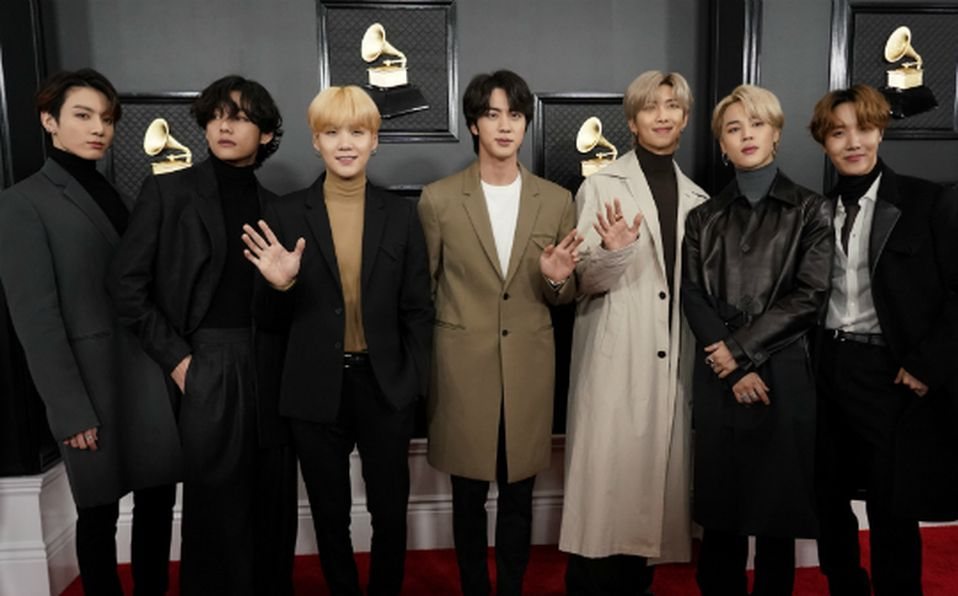
#> input picture Reconocimiento Facial/bts.jpg, 958 x 596 px
$ python DetectarRostro.py
#> lines starting #> are read from the running program, lines starting #| are printed output that depends on the picture; after the words box and inside, x2 and y2 are one past the last pixel; in counts of white or black regions, pixels touching at a corner belong together
import cv2
import numpy as np

faceClassif = cv2.CascadeClassifier('haarcascade_frontalface_default.xml')

image=cv2.imread('bts.jpg')
#> image is the input picture: shape (596, 958, 3); mean B, G, R 48.4, 53.5, 59.9
gray = cv2.cvtColor(image, cv2.COLOR_BGR2GRAY)
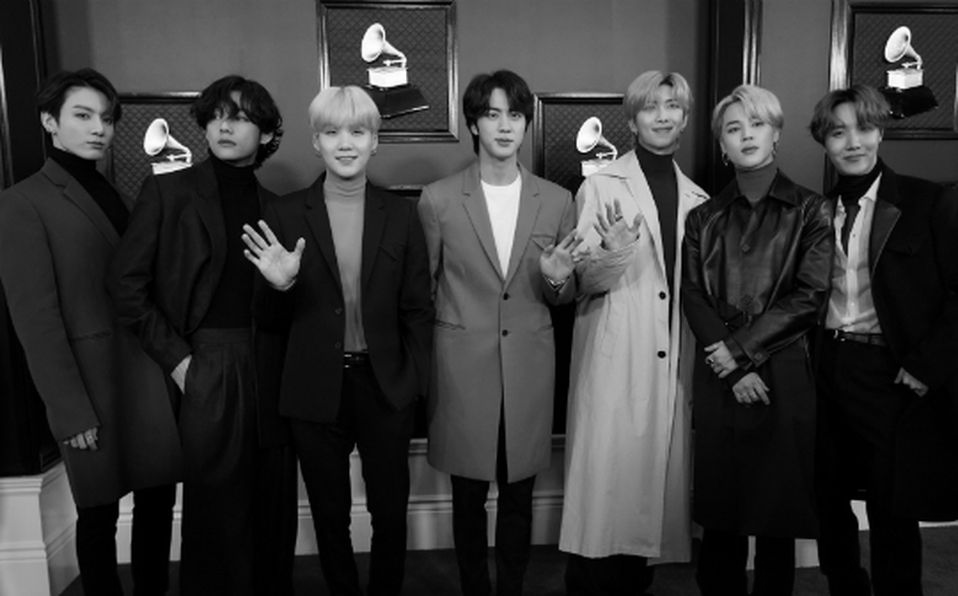
#> gray: shape (596, 958); min 0, max 254, mean 54.8

faces= faceClassif.detectMultiScale(image,
	scaleFactor=1.1,
	minNeighbors=8,
	minSize=(40,40),
	maxSize=(250,250))
#> faces = [[473, 93, 61, 61], [632, 83, 61, 61], [197, 96, 60, 60], [57, 88, 71, 71], [710, 97, 71, 71], [818, 104, 70, 70], [302, 97, 85, 85]]

for (x,y,w,h) in faces:
	cv2.rectangle(image,(x,y),(x+w,y+h),(0,255,0),2)
#> this loop made 7 passes
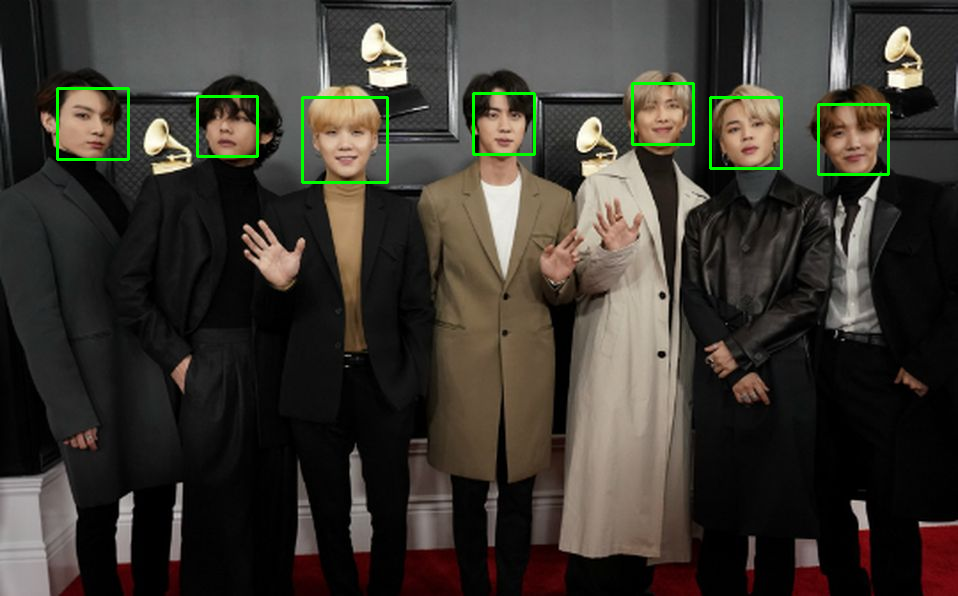
#> image: shape (596, 958, 3); 1% of pixels changed, all inside (x1, y1, x2, y2) = (56, 82, 890, 184)


cv2.imshow('image',image)
cv2.waitKey(0)
cv2.destroyAllWindows()

$ run again, with Reconocimiento Facial/kianu.jpg copied over Reconocimiento Facial/bts.jpg
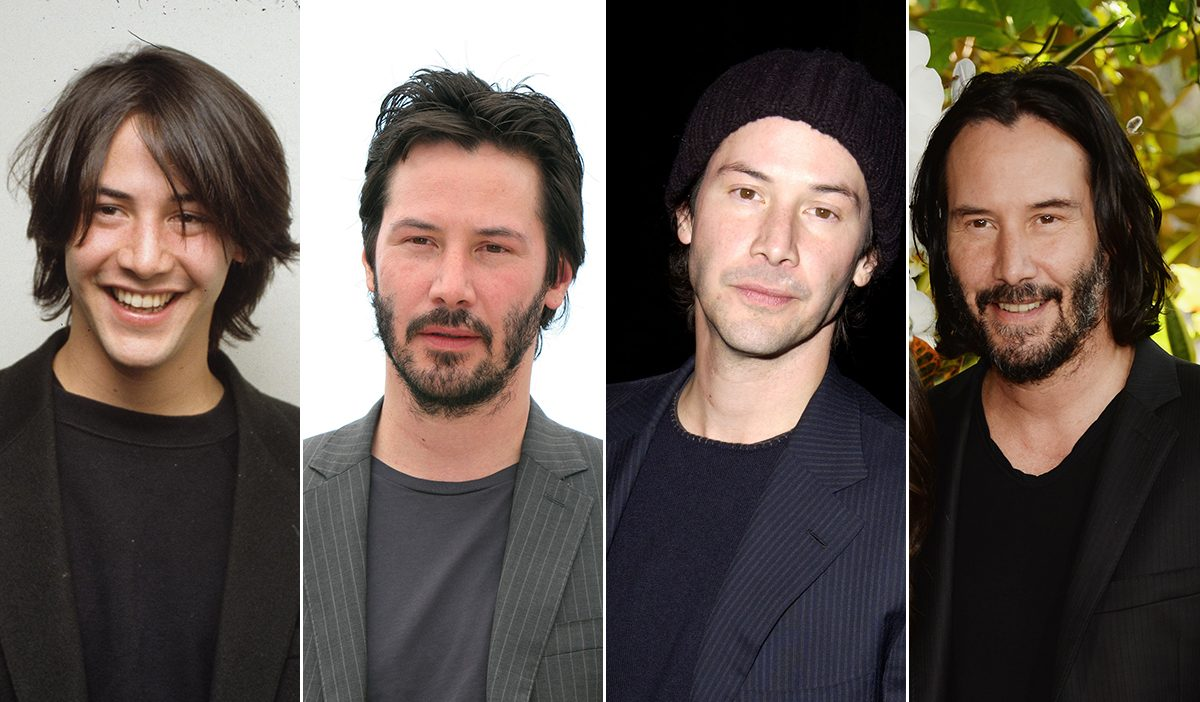
#> input picture Reconocimiento Facial/kianu.jpg, 1200 x 702 px
#> image is the input picture: shape (702, 1200, 3); mean B, G, R 82, 89.2, 100.4
#> `gray = cv2.cvtColor(image, cv2.COLOR_BGR2GRAY)`:
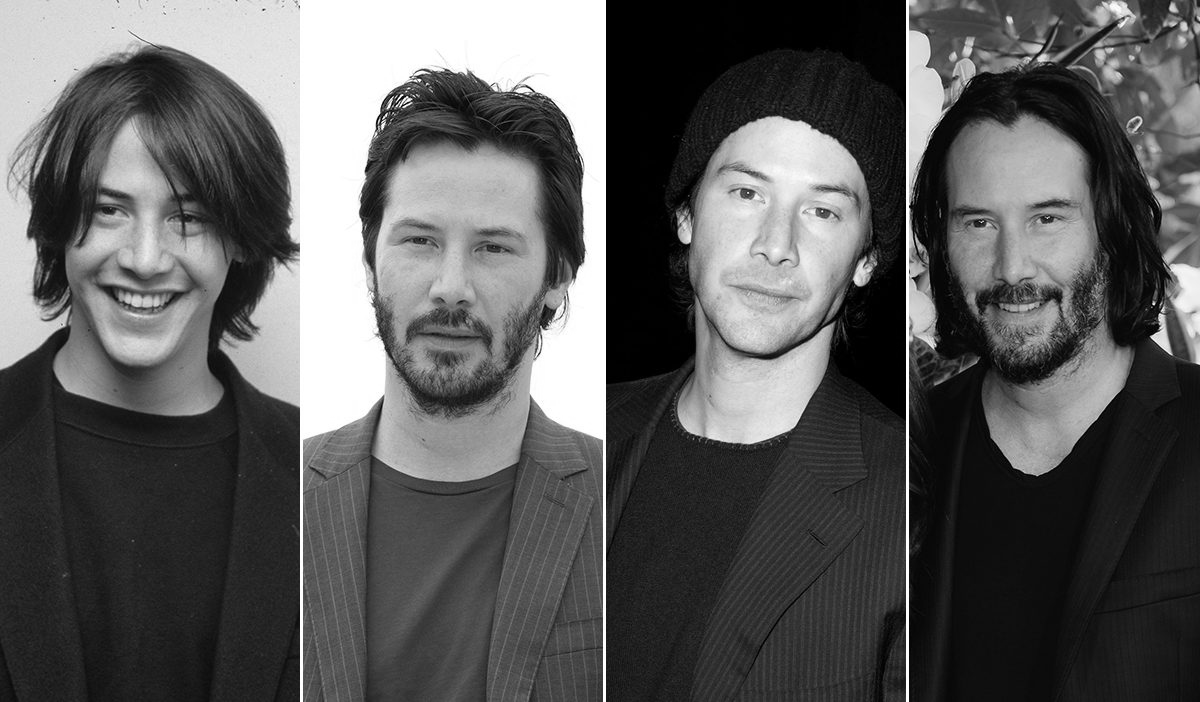
#> gray: shape (702, 1200); min 0, max 255, mean 91.7
#> faces = [[916, 142, 199, 199], [689, 126, 195, 195], [353, 166, 203, 203], [39, 136, 212, 212]]
#> the loop `for (x,y,w,h) in faces:` made 4 passes
#> after the loop `for (x,y,w,h) in faces:`:
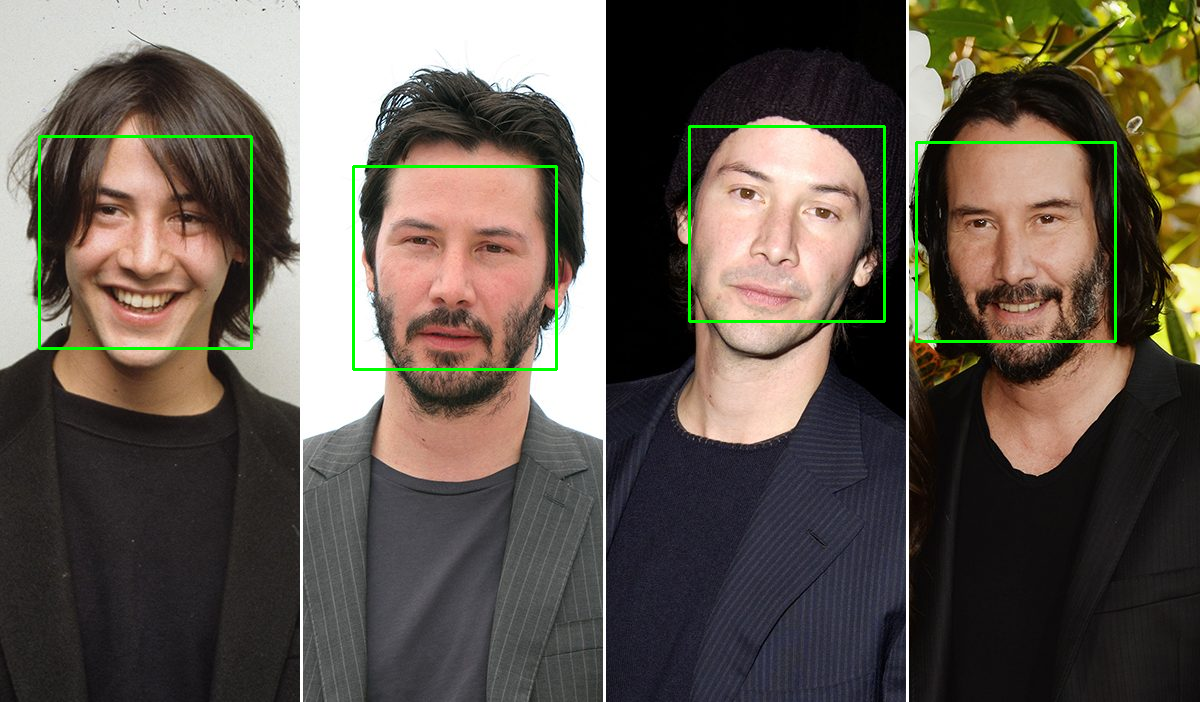
#> image: shape (702, 1200, 3); 1.15% of pixels changed, all inside (x1, y1, x2, y2) = (38, 125, 1117, 371)
